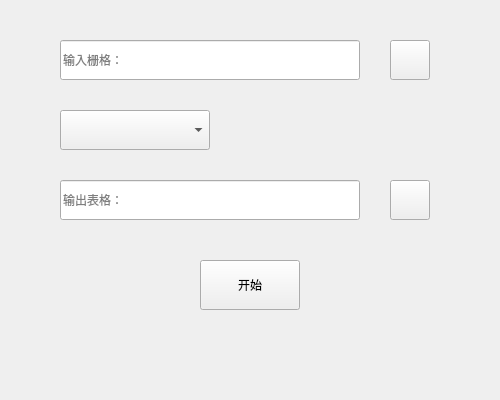
<?xml version="1.0" encoding="UTF-8"?>
<ui version="4.0">
 <class>rasterLayerStatisticsClass</class>
 <widget class="QWidget" name="rasterLayerStatisticsClass">
  <property name="geometry">
   <rect>
    <x>0</x>
    <y>0</y>
    <width>500</width>
    <height>400</height>
   </rect>
  </property>
  <property name="minimumSize">
   <size>
    <width>500</width>
    <height>400</height>
   </size>
  </property>
  <property name="maximumSize">
   <size>
    <width>600</width>
    <height>400</height>
   </size>
  </property>
  <property name="windowTitle">
   <string>rasterLayerStatistics</string>
  </property>
  <widget class="QLineEdit" name="rasterFileInput">
   <property name="geometry">
    <rect>
     <x>60</x>
     <y>40</y>
     <width>300</width>
     <height>40</height>
    </rect>
   </property>
   <property name="inputMask">
    <string/>
   </property>
   <property name="text">
    <string/>
   </property>
   <property name="readOnly">
    <bool>true</bool>
   </property>
   <property name="placeholderText">
    <string>输入栅格：</string>
   </property>
  </widget>
  <widget class="QPushButton" name="openRasterFile">
   <property name="geometry">
    <rect>
     <x>390</x>
     <y>40</y>
     <width>40</width>
     <height>40</height>
    </rect>
   </property>
   <property name="text">
    <string/>
   </property>
   <property name="icon">
    <iconset resource="AoGIS.qrc">
     <normaloff>:/AoGIS/res/openFile.png</normaloff>:/AoGIS/res/openFile.png</iconset>
   </property>
  </widget>
  <widget class="QLineEdit" name="csvFileOutput">
   <property name="geometry">
    <rect>
     <x>60</x>
     <y>180</y>
     <width>300</width>
     <height>40</height>
    </rect>
   </property>
   <property name="readOnly">
    <bool>true</bool>
   </property>
   <property name="placeholderText">
    <string>输出表格：</string>
   </property>
  </widget>
  <widget class="QPushButton" name="saveCsvFile">
   <property name="geometry">
    <rect>
     <x>390</x>
     <y>180</y>
     <width>40</width>
     <height>40</height>
    </rect>
   </property>
   <property name="text">
    <string/>
   </property>
   <property name="icon">
    <iconset resource="AoGIS.qrc">
     <normaloff>:/AoGIS/res/saveFile.png</normaloff>:/AoGIS/res/saveFile.png</iconset>
   </property>
  </widget>
  <widget class="QPushButton" name="begin">
   <property name="geometry">
    <rect>
     <x>200</x>
     <y>260</y>
     <width>100</width>
     <height>50</height>
    </rect>
   </property>
   <property name="text">
    <string>开始</string>
   </property>
  </widget>
  <widget class="QComboBox" name="chooseBand">
   <property name="geometry">
    <rect>
     <x>60</x>
     <y>110</y>
     <width>150</width>
     <height>40</height>
    </rect>
   </property>
   <item>
    <property name="text">
     <string/>
    </property>
   </item>
  </widget>
 </widget>
 <layoutdefault spacing="6" margin="11"/>
 <resources>
  <include location="AoGIS.qrc"/>
 </resources>
 <connections/>
</ui>
